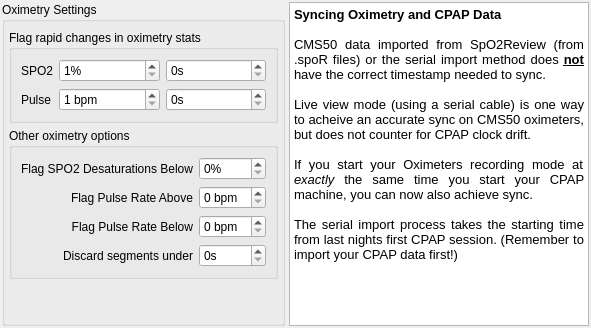
        <widget class="QWidget" name="oximetryTab">
         <attribute name="title">
          <string>&amp;Oximetry</string>
         </attribute>
         <layout class="QHBoxLayout" name="horizontalLayout_12">
          <property name="spacing">
           <number>4</number>
          </property>
          <property name="leftMargin">
           <number>2</number>
          </property>
          <property name="topMargin">
           <number>2</number>
          </property>
          <property name="rightMargin">
           <number>2</number>
          </property>
          <property name="bottomMargin">
           <number>2</number>
          </property>
          <item>
           <widget class="QGroupBox" name="oximetryGroupBox">
            <property name="title">
             <string>Oximetry Settings</string>
            </property>
            <property name="checkable">
             <bool>false</bool>
            </property>
            <layout class="QGridLayout" name="gridLayout_2">
             <property name="leftMargin">
              <number>4</number>
             </property>
             <property name="topMargin">
              <number>8</number>
             </property>
             <property name="rightMargin">
              <number>4</number>
             </property>
             <property name="bottomMargin">
              <number>4</number>
             </property>
             <property name="spacing">
              <number>5</number>
             </property>
             <item row="2" column="0" colspan="2">
              <widget class="QGroupBox" name="groupBox_3">
               <property name="sizePolicy">
                <sizepolicy hsizetype="Preferred" vsizetype="Preferred">
                 <horstretch>0</horstretch>
                 <verstretch>0</verstretch>
                </sizepolicy>
               </property>
               <property name="title">
                <string>Other oximetry options</string>
               </property>
               <layout class="QGridLayout" name="gridLayout_13">
                <item row="0" column="1">
                 <widget class="QSpinBox" name="oxiDesaturationThreshold">
                  <property name="suffix">
                   <string>%</string>
                  </property>
                 </widget>
                </item>
                <item row="2" column="1">
                 <widget class="QSpinBox" name="flagPulseBelow">
                  <property name="suffix">
                   <string> bpm</string>
                  </property>
                 </widget>
                </item>
                <item row="3" column="1">
                 <widget class="QSpinBox" name="oxiDiscardThreshold">
                  <property name="toolTip">
                   <string>Small chunks of oximetry data under this amount will be discarded.</string>
                  </property>
                  <property name="suffix">
                   <string>s</string>
                  </property>
                  <property name="maximum">
                   <number>300</number>
                  </property>
                 </widget>
                </item>
                <item row="3" column="0">
                 <widget class="QLabel" name="label_33">
                  <property name="text">
                   <string>Discard segments under</string>
                  </property>
                  <property name="alignment">
                   <set>Qt::AlignRight|Qt::AlignTrailing|Qt::AlignVCenter</set>
                  </property>
                 </widget>
                </item>
                <item row="1" column="1">
                 <widget class="QSpinBox" name="flagPulseAbove">
                  <property name="suffix">
                   <string> bpm</string>
                  </property>
                 </widget>
                </item>
                <item row="0" column="0">
                 <widget class="QLabel" name="label_52">
                  <property name="text">
                   <string>Flag SPO2 Desaturations Below</string>
                  </property>
                  <property name="alignment">
                   <set>Qt::AlignRight|Qt::AlignTrailing|Qt::AlignVCenter</set>
                  </property>
                 </widget>
                </item>
                <item row="2" column="0">
                 <widget class="QLabel" name="label_54">
                  <property name="text">
                   <string>Flag Pulse Rate Below</string>
                  </property>
                  <property name="alignment">
                   <set>Qt::AlignRight|Qt::AlignTrailing|Qt::AlignVCenter</set>
                  </property>
                 </widget>
                </item>
                <item row="1" column="0">
                 <widget class="QLabel" name="label_53">
                  <property name="text">
                   <string>Flag Pulse Rate Above</string>
                  </property>
                  <property name="alignment">
                   <set>Qt::AlignRight|Qt::AlignTrailing|Qt::AlignVCenter</set>
                  </property>
                 </widget>
                </item>
               </layout>
              </widget>
             </item>
             <item row="1" column="0" colspan="2">
              <widget class="QGroupBox" name="groupBox_4">
               <property name="sizePolicy">
                <sizepolicy hsizetype="Preferred" vsizetype="Preferred">
                 <horstretch>0</horstretch>
                 <verstretch>0</verstretch>
                </sizepolicy>
               </property>
               <property name="title">
                <string>Flag rapid changes in oximetry stats</string>
               </property>
               <layout class="QGridLayout" name="gridLayout_4">
                <item row="1" column="0">
                 <widget class="QLabel" name="label_24">
                  <property name="sizePolicy">
                   <sizepolicy hsizetype="Fixed" vsizetype="Preferred">
                    <horstretch>0</horstretch>
                    <verstretch>0</verstretch>
                   </sizepolicy>
                  </property>
                  <property name="text">
                   <string>SPO2</string>
                  </property>
                 </widget>
                </item>
                <item row="1" column="2">
                 <widget class="QDoubleSpinBox" name="spo2DropTime">
                  <property name="toolTip">
                   <string>Minimum duration of drop in oxygen saturation</string>
                  </property>
                  <property name="suffix">
                   <string>s</string>
                  </property>
                  <property name="decimals">
                   <number>0</number>
                  </property>
                 </widget>
                </item>
                <item row="3" column="1">
                 <widget class="QDoubleSpinBox" name="pulseChange">
                  <property name="toolTip">
                   <string>Sudden change in Pulse Rate of at least this amount</string>
                  </property>
                  <property name="suffix">
                   <string> bpm</string>
                  </property>
                  <property name="decimals">
                   <number>0</number>
                  </property>
                  <property name="minimum">
                   <double>1.000000000000000</double>
                  </property>
                 </widget>
                </item>
                <item row="3" column="2">
                 <widget class="QDoubleSpinBox" name="pulseChangeTime">
                  <property name="toolTip">
                   <string>Minimum duration of pulse change event.</string>
                  </property>
                  <property name="suffix">
                   <string>s</string>
                  </property>
                  <property name="decimals">
                   <number>0</number>
                  </property>
                 </widget>
                </item>
                <item row="3" column="0">
                 <widget class="QLabel" name="label_25">
                  <property name="sizePolicy">
                   <sizepolicy hsizetype="Fixed" vsizetype="Preferred">
                    <horstretch>0</horstretch>
                    <verstretch>0</verstretch>
                   </sizepolicy>
                  </property>
                  <property name="text">
                   <string>Pulse</string>
                  </property>
                 </widget>
                </item>
                <item row="1" column="1">
                 <widget class="QDoubleSpinBox" name="spo2Drop">
                  <property name="toolTip">
                   <string>Percentage drop in oxygen saturation</string>
                  </property>
                  <property name="suffix">
                   <string>%</string>
                  </property>
                  <property name="decimals">
                   <number>0</number>
                  </property>
                  <property name="minimum">
                   <double>1.000000000000000</double>
                  </property>
                 </widget>
                </item>
               </layout>
              </widget>
             </item>
             <item row="3" column="0" colspan="2">
              <spacer name="verticalSpacer_6">
               <property name="orientation">
                <enum>Qt::Vertical</enum>
               </property>
               <property name="sizeHint" stdset="0">
                <size>
                 <width>20</width>
                 <height>40</height>
                </size>
               </property>
              </spacer>
             </item>
            </layout>
           </widget>
          </item>
          <item>
           <widget class="QTextBrowser" name="textBrowser">
            <property name="sizePolicy">
             <sizepolicy hsizetype="Expanding" vsizetype="Expanding">
              <horstretch>0</horstretch>
              <verstretch>0</verstretch>
             </sizepolicy>
            </property>
            <property name="minimumSize">
             <size>
              <width>300</width>
              <height>0</height>
             </size>
            </property>
            <property name="html">
             <string>&lt;!DOCTYPE HTML PUBLIC &quot;-//W3C//DTD HTML 4.0//EN&quot; &quot;http://www.w3.org/TR/REC-html40/strict.dtd&quot;&gt;
&lt;html&gt;&lt;head&gt;&lt;meta name=&quot;qrichtext&quot; content=&quot;1&quot; /&gt;&lt;style type=&quot;text/css&quot;&gt;
p, li { white-space: pre-wrap; }
&lt;/style&gt;&lt;/head&gt;&lt;body style=&quot; font-family:'MS Shell Dlg 2'; font-size:7.84158pt; font-weight:400; font-style:normal;&quot;&gt;
&lt;p style=&quot; margin-top:0px; margin-bottom:0px; margin-left:0px; margin-right:0px; -qt-block-indent:0; text-indent:0px;&quot;&gt;&lt;span style=&quot; font-family:'Sans'; font-size:10pt; font-weight:600;&quot;&gt;Syncing Oximetry and CPAP Data&lt;/span&gt;&lt;/p&gt;
&lt;p align=&quot;justify&quot; style=&quot;-qt-paragraph-type:empty; margin-top:0px; margin-bottom:0px; margin-left:0px; margin-right:0px; -qt-block-indent:0; text-indent:0px; font-family:'Sans'; font-size:10pt;&quot;&gt;&lt;br /&gt;&lt;/p&gt;
&lt;p align=&quot;justify&quot; style=&quot; margin-top:0px; margin-bottom:0px; margin-left:0px; margin-right:0px; -qt-block-indent:0; text-indent:0px;&quot;&gt;&lt;span style=&quot; font-family:'Sans'; font-size:10pt;&quot;&gt;CMS50 data imported from SpO2Review (from .spoR files) or the serial import method does &lt;/span&gt;&lt;span style=&quot; font-family:'Sans'; font-size:10pt; font-weight:600; text-decoration: underline;&quot;&gt;not&lt;/span&gt;&lt;span style=&quot; font-family:'Sans'; font-size:10pt;&quot;&gt; have the correct timestamp needed to sync.&lt;/span&gt;&lt;/p&gt;
&lt;p align=&quot;justify&quot; style=&quot;-qt-paragraph-type:empty; margin-top:0px; margin-bottom:0px; margin-left:0px; margin-right:0px; -qt-block-indent:0; text-indent:0px; font-family:'Sans'; font-size:10pt;&quot;&gt;&lt;br /&gt;&lt;/p&gt;
&lt;p align=&quot;justify&quot; style=&quot; margin-top:0px; margin-bottom:0px; margin-left:0px; margin-right:0px; -qt-block-indent:0; text-indent:0px;&quot;&gt;&lt;span style=&quot; font-family:'Sans'; font-size:10pt;&quot;&gt;Live view mode (using a serial cable) is one way to acheive an accurate sync on CMS50 oximeters, but does not counter for CPAP clock drift.&lt;/span&gt;&lt;/p&gt;
&lt;p align=&quot;justify&quot; style=&quot;-qt-paragraph-type:empty; margin-top:0px; margin-bottom:0px; margin-left:0px; margin-right:0px; -qt-block-indent:0; text-indent:0px; font-family:'Sans'; font-size:10pt;&quot;&gt;&lt;br /&gt;&lt;/p&gt;
&lt;p align=&quot;justify&quot; style=&quot; margin-top:0px; margin-bottom:0px; margin-left:0px; margin-right:0px; -qt-block-indent:0; text-indent:0px;&quot;&gt;&lt;span style=&quot; font-family:'Sans'; font-size:10pt;&quot;&gt;If you start your Oximeters recording mode at &lt;/span&gt;&lt;span style=&quot; font-family:'Sans'; font-size:10pt; font-style:italic;&quot;&gt;exactly &lt;/span&gt;&lt;span style=&quot; font-family:'Sans'; font-size:10pt;&quot;&gt;the same time you start your CPAP machine, you can now also achieve sync. &lt;/span&gt;&lt;/p&gt;
&lt;p align=&quot;justify&quot; style=&quot;-qt-paragraph-type:empty; margin-top:0px; margin-bottom:0px; margin-left:0px; margin-right:0px; -qt-block-indent:0; text-indent:0px; font-family:'Sans'; font-size:10pt;&quot;&gt;&lt;br /&gt;&lt;/p&gt;
&lt;p align=&quot;justify&quot; style=&quot; margin-top:0px; margin-bottom:0px; margin-left:0px; margin-right:0px; -qt-block-indent:0; text-indent:0px;&quot;&gt;&lt;span style=&quot; font-family:'Sans'; font-size:10pt;&quot;&gt;The serial import process takes the starting time from last nights first CPAP session. (Remember to import your CPAP data first!)&lt;/span&gt;&lt;/p&gt;&lt;/body&gt;&lt;/html&gt;</string>
            </property>
           </widget>
          </item>
         </layout>
        </widget>
